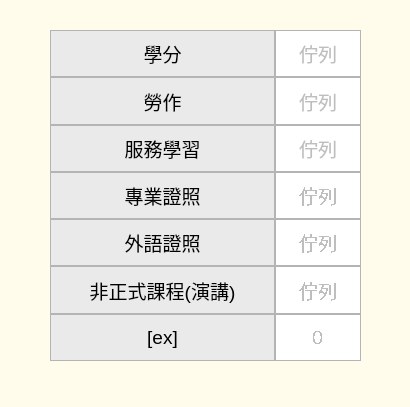
<?xml version="1.0" encoding="UTF-8"?>
<ui version="4.0">
 <class>Graduation</class>
 <widget class="QMainWindow" name="Graduation">
  <property name="geometry">
   <rect>
    <x>0</x>
    <y>0</y>
    <width>410</width>
    <height>407</height>
   </rect>
  </property>
  <property name="windowTitle">
   <string>GUI</string>
  </property>
  <property name="styleSheet">
   <string notr="true">QWidget#centralwidget{
background-color: rgb(255, 252, 235);}
</string>
  </property>
  <property name="toolButtonStyle">
   <enum>Qt::ToolButtonIconOnly</enum>
  </property>
  <widget class="QWidget" name="centralwidget">
   <property name="styleSheet">
    <string notr="true">QWidget#centralwidget{
background-color: rgb(255, 252, 235);}


    QPushButton{
    background-color: #fff;
    border: 1px solid  rgb(180, 180, 180);
font: 14pt &quot;微軟正黑體&quot;;
    padding: 2px;
    }
    QPushButton:hover{
        border:4px solid #000;
	background-color: rgb(255, 195, 152);
    }
 QToolTip {
                font-size: 16px;
                color: black;
            }</string>
   </property>
   <widget class="QWidget" name="verticalLayoutWidget">
    <property name="geometry">
     <rect>
      <x>50</x>
      <y>30</y>
      <width>311</width>
      <height>331</height>
     </rect>
    </property>
    <layout class="QVBoxLayout" name="verticalLayout">
     <property name="spacing">
      <number>0</number>
     </property>
     <property name="sizeConstraint">
      <enum>QLayout::SetDefaultConstraint</enum>
     </property>
     <property name="bottomMargin">
      <number>0</number>
     </property>
     <item>
      <layout class="QHBoxLayout" name="horizontalLayout_2">
       <property name="spacing">
        <number>0</number>
       </property>
       <property name="sizeConstraint">
        <enum>QLayout::SetDefaultConstraint</enum>
       </property>
       <item>
        <widget class="QLabel" name="ScoreQueryText">
         <property name="sizePolicy">
          <sizepolicy hsizetype="Fixed" vsizetype="Preferred">
           <horstretch>225</horstretch>
           <verstretch>0</verstretch>
          </sizepolicy>
         </property>
         <property name="minimumSize">
          <size>
           <width>0</width>
           <height>0</height>
          </size>
         </property>
         <property name="maximumSize">
          <size>
           <width>225</width>
           <height>16777215</height>
          </size>
         </property>
         <property name="font">
          <font>
           <pointsize>14</pointsize>
           <italic>false</italic>
           <bold>false</bold>
           <kerning>false</kerning>
          </font>
         </property>
         <property name="layoutDirection">
          <enum>Qt::LeftToRight</enum>
         </property>
         <property name="autoFillBackground">
          <bool>false</bool>
         </property>
         <property name="styleSheet">
          <string notr="true">   
background-color: rgb(234, 234, 234);
border: 1px solid  rgb(180, 180, 180); /* 边框样式 */
font: 14pt &quot;微軟正黑體&quot;;
</string>
         </property>
         <property name="text">
          <string>學分</string>
         </property>
         <property name="alignment">
          <set>Qt::AlignCenter</set>
         </property>
        </widget>
       </item>
       <item>
        <widget class="QPushButton" name="btnScoreQuery">
         <property name="enabled">
          <bool>false</bool>
         </property>
         <property name="sizePolicy">
          <sizepolicy hsizetype="Expanding" vsizetype="Minimum">
           <horstretch>0</horstretch>
           <verstretch>0</verstretch>
          </sizepolicy>
         </property>
         <property name="font">
          <font>
           <pointsize>14</pointsize>
           <italic>false</italic>
           <bold>false</bold>
           <kerning>false</kerning>
          </font>
         </property>
         <property name="styleSheet">
          <string notr="true"/>
         </property>
         <property name="text">
          <string>佇列</string>
         </property>
        </widget>
       </item>
      </layout>
     </item>
     <item>
      <layout class="QHBoxLayout" name="horizontalLayout_3">
       <property name="spacing">
        <number>0</number>
       </property>
       <item>
        <widget class="QLabel" name="LaoZuoText">
         <property name="sizePolicy">
          <sizepolicy hsizetype="Fixed" vsizetype="Preferred">
           <horstretch>225</horstretch>
           <verstretch>0</verstretch>
          </sizepolicy>
         </property>
         <property name="minimumSize">
          <size>
           <width>0</width>
           <height>0</height>
          </size>
         </property>
         <property name="maximumSize">
          <size>
           <width>225</width>
           <height>16777215</height>
          </size>
         </property>
         <property name="font">
          <font>
           <pointsize>14</pointsize>
           <italic>false</italic>
           <bold>false</bold>
           <kerning>false</kerning>
          </font>
         </property>
         <property name="layoutDirection">
          <enum>Qt::LeftToRight</enum>
         </property>
         <property name="autoFillBackground">
          <bool>false</bool>
         </property>
         <property name="styleSheet">
          <string notr="true">   
background-color: rgb(234, 234, 234);
border: 1px solid  rgb(180, 180, 180); /* 边框样式 */
font: 14pt &quot;微軟正黑體&quot;;
</string>
         </property>
         <property name="text">
          <string>勞作</string>
         </property>
         <property name="alignment">
          <set>Qt::AlignCenter</set>
         </property>
        </widget>
       </item>
       <item>
        <widget class="QPushButton" name="btnLaoZuo">
         <property name="enabled">
          <bool>false</bool>
         </property>
         <property name="sizePolicy">
          <sizepolicy hsizetype="Preferred" vsizetype="Preferred">
           <horstretch>0</horstretch>
           <verstretch>0</verstretch>
          </sizepolicy>
         </property>
         <property name="font">
          <font>
           <pointsize>14</pointsize>
           <italic>false</italic>
           <bold>false</bold>
           <kerning>false</kerning>
          </font>
         </property>
         <property name="styleSheet">
          <string notr="true"/>
         </property>
         <property name="text">
          <string>佇列</string>
         </property>
        </widget>
       </item>
      </layout>
     </item>
     <item>
      <layout class="QHBoxLayout" name="horizontalLayout_6">
       <property name="spacing">
        <number>0</number>
       </property>
       <property name="sizeConstraint">
        <enum>QLayout::SetDefaultConstraint</enum>
       </property>
       <item>
        <widget class="QLabel" name="label_6">
         <property name="sizePolicy">
          <sizepolicy hsizetype="Fixed" vsizetype="Preferred">
           <horstretch>225</horstretch>
           <verstretch>0</verstretch>
          </sizepolicy>
         </property>
         <property name="minimumSize">
          <size>
           <width>100</width>
           <height>0</height>
          </size>
         </property>
         <property name="maximumSize">
          <size>
           <width>225</width>
           <height>16777215</height>
          </size>
         </property>
         <property name="font">
          <font>
           <pointsize>14</pointsize>
           <italic>false</italic>
           <bold>false</bold>
           <kerning>false</kerning>
          </font>
         </property>
         <property name="layoutDirection">
          <enum>Qt::LeftToRight</enum>
         </property>
         <property name="autoFillBackground">
          <bool>false</bool>
         </property>
         <property name="styleSheet">
          <string notr="true">   
background-color: rgb(234, 234, 234);
border: 1px solid  rgb(180, 180, 180); /* 边框样式 */
font: 14pt &quot;微軟正黑體&quot;;
</string>
         </property>
         <property name="text">
          <string>服務學習</string>
         </property>
         <property name="alignment">
          <set>Qt::AlignCenter</set>
         </property>
        </widget>
       </item>
       <item>
        <widget class="QPushButton" name="btnFuWu">
         <property name="enabled">
          <bool>false</bool>
         </property>
         <property name="sizePolicy">
          <sizepolicy hsizetype="Preferred" vsizetype="Preferred">
           <horstretch>0</horstretch>
           <verstretch>0</verstretch>
          </sizepolicy>
         </property>
         <property name="font">
          <font>
           <pointsize>14</pointsize>
           <italic>false</italic>
           <bold>false</bold>
           <kerning>false</kerning>
          </font>
         </property>
         <property name="styleSheet">
          <string notr="true"/>
         </property>
         <property name="text">
          <string>佇列</string>
         </property>
        </widget>
       </item>
      </layout>
     </item>
     <item>
      <layout class="QHBoxLayout" name="horizontalLayout_7">
       <property name="spacing">
        <number>0</number>
       </property>
       <item>
        <widget class="QLabel" name="label_7">
         <property name="sizePolicy">
          <sizepolicy hsizetype="Fixed" vsizetype="Preferred">
           <horstretch>225</horstretch>
           <verstretch>0</verstretch>
          </sizepolicy>
         </property>
         <property name="minimumSize">
          <size>
           <width>100</width>
           <height>0</height>
          </size>
         </property>
         <property name="maximumSize">
          <size>
           <width>225</width>
           <height>16777215</height>
          </size>
         </property>
         <property name="font">
          <font>
           <pointsize>14</pointsize>
           <italic>false</italic>
           <bold>false</bold>
           <kerning>false</kerning>
          </font>
         </property>
         <property name="layoutDirection">
          <enum>Qt::LeftToRight</enum>
         </property>
         <property name="autoFillBackground">
          <bool>false</bool>
         </property>
         <property name="styleSheet">
          <string notr="true">   
background-color: rgb(234, 234, 234);
border: 1px solid  rgb(180, 180, 180); /* 边框样式 */
font: 14pt &quot;微軟正黑體&quot;;
</string>
         </property>
         <property name="text">
          <string>專業證照</string>
         </property>
         <property name="alignment">
          <set>Qt::AlignCenter</set>
         </property>
        </widget>
       </item>
       <item>
        <widget class="QPushButton" name="btnCertMain">
         <property name="enabled">
          <bool>false</bool>
         </property>
         <property name="sizePolicy">
          <sizepolicy hsizetype="Preferred" vsizetype="Preferred">
           <horstretch>0</horstretch>
           <verstretch>0</verstretch>
          </sizepolicy>
         </property>
         <property name="font">
          <font>
           <pointsize>14</pointsize>
           <italic>false</italic>
           <bold>false</bold>
           <stylestrategy>NoAntialias</stylestrategy>
           <kerning>false</kerning>
          </font>
         </property>
         <property name="styleSheet">
          <string notr="true">    background-color: #fff;
    border: 1px solid  rgb(180, 180, 180);
font: 14pt &quot;微軟正黑體&quot;;
    padding: 2px;</string>
         </property>
         <property name="text">
          <string>佇列</string>
         </property>
        </widget>
       </item>
      </layout>
     </item>
     <item>
      <layout class="QHBoxLayout" name="horizontalLayout_10">
       <property name="spacing">
        <number>0</number>
       </property>
       <item>
        <widget class="QLabel" name="label_10">
         <property name="sizePolicy">
          <sizepolicy hsizetype="Fixed" vsizetype="Preferred">
           <horstretch>225</horstretch>
           <verstretch>0</verstretch>
          </sizepolicy>
         </property>
         <property name="minimumSize">
          <size>
           <width>100</width>
           <height>0</height>
          </size>
         </property>
         <property name="maximumSize">
          <size>
           <width>225</width>
           <height>16777215</height>
          </size>
         </property>
         <property name="font">
          <font>
           <pointsize>14</pointsize>
           <italic>false</italic>
           <bold>false</bold>
           <kerning>false</kerning>
          </font>
         </property>
         <property name="layoutDirection">
          <enum>Qt::LeftToRight</enum>
         </property>
         <property name="autoFillBackground">
          <bool>false</bool>
         </property>
         <property name="styleSheet">
          <string notr="true">   
background-color: rgb(234, 234, 234);
border: 1px solid  rgb(180, 180, 180); /* 边框样式 */
font: 14pt &quot;微軟正黑體&quot;;
</string>
         </property>
         <property name="text">
          <string>外語證照</string>
         </property>
         <property name="alignment">
          <set>Qt::AlignCenter</set>
         </property>
        </widget>
       </item>
       <item>
        <widget class="QPushButton" name="btnCertForeign">
         <property name="enabled">
          <bool>false</bool>
         </property>
         <property name="sizePolicy">
          <sizepolicy hsizetype="Preferred" vsizetype="Preferred">
           <horstretch>0</horstretch>
           <verstretch>0</verstretch>
          </sizepolicy>
         </property>
         <property name="font">
          <font>
           <pointsize>14</pointsize>
           <italic>false</italic>
           <bold>false</bold>
           <stylestrategy>NoAntialias</stylestrategy>
           <kerning>false</kerning>
          </font>
         </property>
         <property name="styleSheet">
          <string notr="true">    background-color: #fff;
    border: 1px solid  rgb(180, 180, 180);
font: 14pt &quot;微軟正黑體&quot;;
    padding: 2px;</string>
         </property>
         <property name="text">
          <string>佇列</string>
         </property>
        </widget>
       </item>
      </layout>
     </item>
     <item>
      <layout class="QHBoxLayout" name="horizontalLayout_11">
       <property name="spacing">
        <number>0</number>
       </property>
       <item>
        <widget class="QLabel" name="label_11">
         <property name="sizePolicy">
          <sizepolicy hsizetype="Fixed" vsizetype="Preferred">
           <horstretch>225</horstretch>
           <verstretch>0</verstretch>
          </sizepolicy>
         </property>
         <property name="minimumSize">
          <size>
           <width>100</width>
           <height>0</height>
          </size>
         </property>
         <property name="maximumSize">
          <size>
           <width>225</width>
           <height>16777215</height>
          </size>
         </property>
         <property name="font">
          <font>
           <pointsize>14</pointsize>
           <italic>false</italic>
           <bold>false</bold>
           <kerning>false</kerning>
          </font>
         </property>
         <property name="layoutDirection">
          <enum>Qt::LeftToRight</enum>
         </property>
         <property name="autoFillBackground">
          <bool>false</bool>
         </property>
         <property name="styleSheet">
          <string notr="true">   
background-color: rgb(234, 234, 234);
border: 1px solid  rgb(180, 180, 180); /* 边框样式 */
font: 14pt &quot;微軟正黑體&quot;;
</string>
         </property>
         <property name="text">
          <string>非正式課程(演講)</string>
         </property>
         <property name="alignment">
          <set>Qt::AlignCenter</set>
         </property>
        </widget>
       </item>
       <item>
        <widget class="QPushButton" name="btnSpeechEvent">
         <property name="enabled">
          <bool>false</bool>
         </property>
         <property name="sizePolicy">
          <sizepolicy hsizetype="Preferred" vsizetype="Preferred">
           <horstretch>0</horstretch>
           <verstretch>0</verstretch>
          </sizepolicy>
         </property>
         <property name="font">
          <font>
           <pointsize>14</pointsize>
           <italic>false</italic>
           <bold>false</bold>
           <stylestrategy>NoAntialias</stylestrategy>
           <kerning>false</kerning>
          </font>
         </property>
         <property name="styleSheet">
          <string notr="true"/>
         </property>
         <property name="text">
          <string>佇列</string>
         </property>
        </widget>
       </item>
      </layout>
     </item>
     <item>
      <layout class="QHBoxLayout" name="horizontalLayout_12">
       <property name="spacing">
        <number>0</number>
       </property>
       <item>
        <widget class="QLabel" name="label_12">
         <property name="sizePolicy">
          <sizepolicy hsizetype="Fixed" vsizetype="Preferred">
           <horstretch>225</horstretch>
           <verstretch>0</verstretch>
          </sizepolicy>
         </property>
         <property name="minimumSize">
          <size>
           <width>100</width>
           <height>0</height>
          </size>
         </property>
         <property name="maximumSize">
          <size>
           <width>225</width>
           <height>16777215</height>
          </size>
         </property>
         <property name="font">
          <font>
           <pointsize>14</pointsize>
           <italic>false</italic>
           <bold>false</bold>
           <kerning>false</kerning>
          </font>
         </property>
         <property name="layoutDirection">
          <enum>Qt::LeftToRight</enum>
         </property>
         <property name="autoFillBackground">
          <bool>false</bool>
         </property>
         <property name="styleSheet">
          <string notr="true">   
background-color: rgb(234, 234, 234);
border: 1px solid  rgb(180, 180, 180); /* 边框样式 */
font: 14pt &quot;微軟正黑體&quot;;
</string>
         </property>
         <property name="text">
          <string>[ex]</string>
         </property>
         <property name="alignment">
          <set>Qt::AlignCenter</set>
         </property>
        </widget>
       </item>
       <item>
        <widget class="QPushButton" name="pushButton_15">
         <property name="enabled">
          <bool>false</bool>
         </property>
         <property name="sizePolicy">
          <sizepolicy hsizetype="Preferred" vsizetype="Preferred">
           <horstretch>0</horstretch>
           <verstretch>0</verstretch>
          </sizepolicy>
         </property>
         <property name="font">
          <font>
           <pointsize>14</pointsize>
           <italic>false</italic>
           <bold>false</bold>
           <stylestrategy>NoAntialias</stylestrategy>
           <kerning>false</kerning>
          </font>
         </property>
         <property name="styleSheet">
          <string notr="true"/>
         </property>
         <property name="text">
          <string>0</string>
         </property>
        </widget>
       </item>
      </layout>
     </item>
    </layout>
   </widget>
  </widget>
  <widget class="QMenuBar" name="menubar">
   <property name="geometry">
    <rect>
     <x>0</x>
     <y>0</y>
     <width>410</width>
     <height>22</height>
    </rect>
   </property>
  </widget>
 </widget>
 <resources/>
 <connections/>
</ui>
